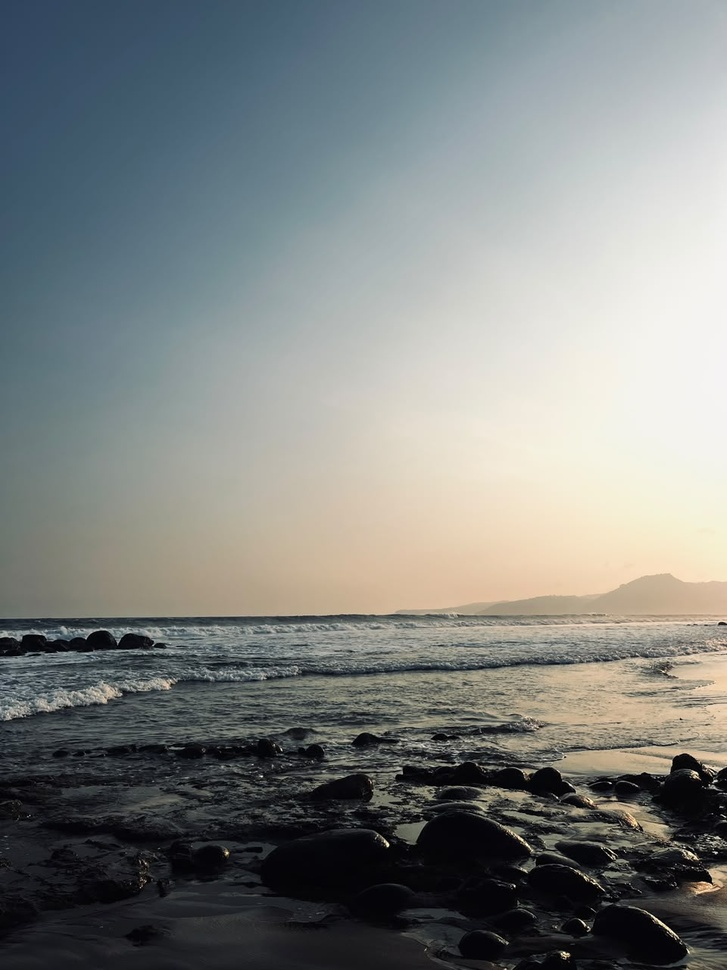
#> input picture Sesi 4/laut.jpeg, 727 x 970 px, shrunk from 960 x 1280 before the run
$ python main1.py
#> lines starting #> are read from the running program, lines starting #| are printed output that depends on the picture
#> further down, image is the input picture: shape (970, 727, 3); mean R, G, B 127.2, 131, 129.1
import imageio as img
import numpy as np
import matplotlib.pyplot as plt

def hist_equal(image):
    hist, bins = np.histogram(image.flatten(), bins=256, range=[0,256])
#> hist = 256 values, max 27715 at index 243, min 7 at index 254, mean 8263.9; bins = 257 values from 0 to 256
    cdf = hist.cumsum()
#> cdf = 256 values from 1815 to 2115570
    cdf_normal = (cdf/cdf.max()) * 255
#> cdf_normal = 256 values from 0.219 to 255

    image_equalized = np.interp(image.flatten(), bins[:-1], cdf_normal)

    return image_equalized.reshape(image.shape).astype(np.uint8)

image = img.imread("laut.jpeg")

result = hist_equal(image)

hist_img, bins = np.histogram(image.flatten(), bins=256, range=[0,256])
#> hist_img has the same summary as hist in hist_equal; bins = 257 values from 0 to 256
hist_result, bins = np.histogram(result.flatten(), bins=256, range=[0,256])
#> hist_result = 256 values, max 27715 at index 250, min 0 at index 3, mean 8263.9

plt.figure(figsize=(10,10))

plt.subplot(2,2,1)
plt.imshow(image)

plt.subplot(2,2,2)
plt.imshow(result)

plt.subplot(2,2,3)
plt.plot(hist_img)

plt.subplot(2,2,4)
plt.plot(hist_result)

plt.show()
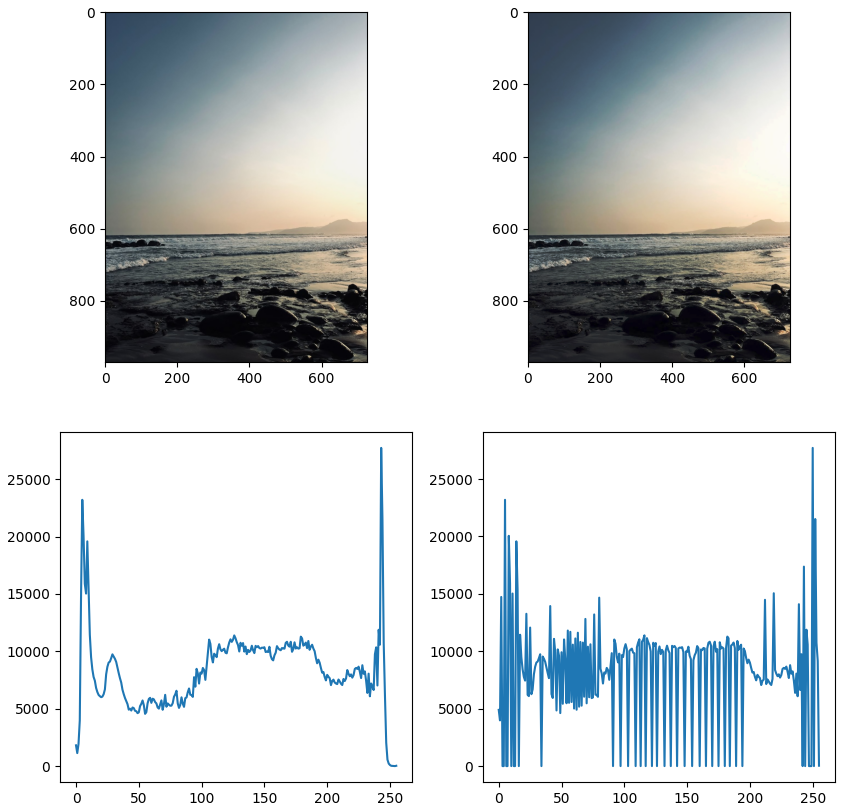
#> figure drawn by matplotlib, 4 panels; panel 3: curve peaks at x = 243, y = 27715; panel 4: curve peaks at x = 250, y = 27715

$ run again, with Sesi 4/image copy 2.png saved as Sesi 4/laut.jpeg
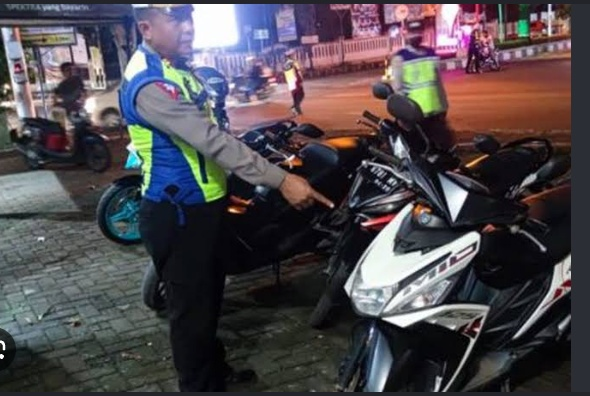
#> input picture Sesi 4/image copy 2.png, 590 x 396 px
#> image is the input picture: shape (396, 590, 3); mean R, G, B 79.1, 73.5, 78.6
#> in hist_equal, `hist, bins = np.histogram(image.flatten(), bins=256, range=[0,256])`: hist = 256 values, max 10894 at index 43, min 458 at index 228, mean 2738; bins = 257 values from 0 to 256
#> cdf = 256 values from 1228 to 700920
#> cdf_normal = 256 values from 0.447 to 255
#> in hist_equal, `return image_equalized.reshape(image.shape).astype(np.uint8)`:
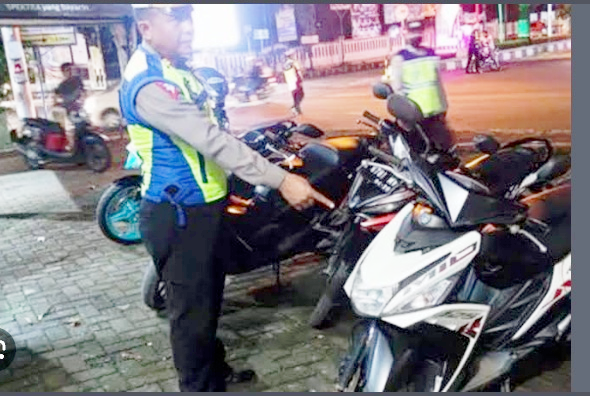
#> returned value: shape (396, 590, 3); mean of channels 0, 1, 2 128.5, 124.1, 130.9; drawn as R, G, B
#> `hist_img, bins = np.histogram(image.flatten(), bins=256, range=[0,256])`: hist_img has the same summary as hist in hist_equal; bins = 257 values from 0 to 256
#> hist_result = 256 values, max 10894 at index 101, min 0 at index 4, mean 2738
#> `plt.show()`:
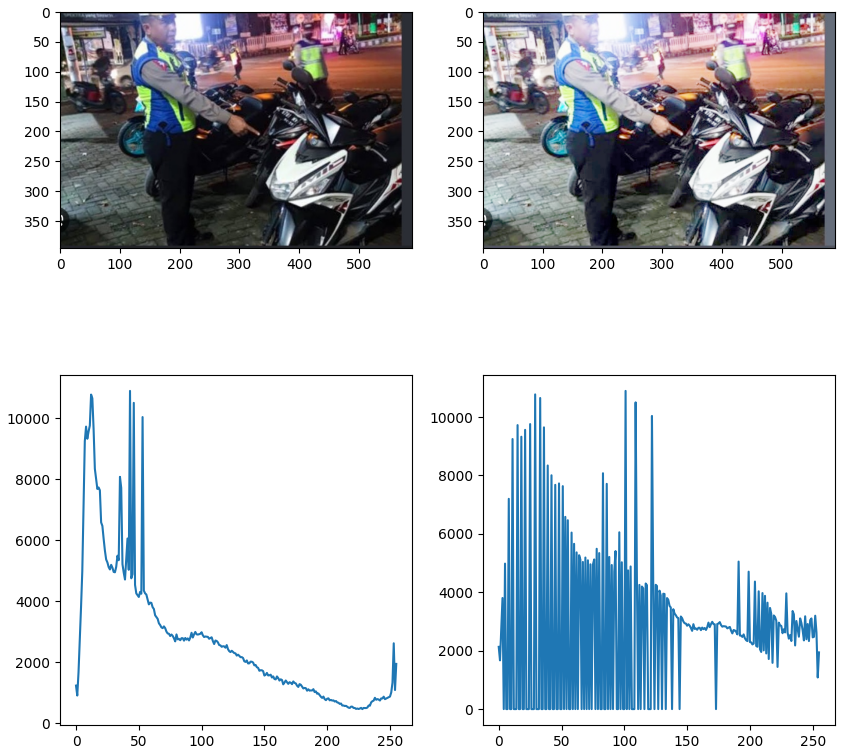
#> figure drawn by matplotlib, 4 panels; panel 3: curve peaks at x = 43, y = 10894; panel 4: curve peaks at x = 101, y = 10894

$ run again, with Sesi 4/image copy 3.png saved as Sesi 4/laut.jpeg
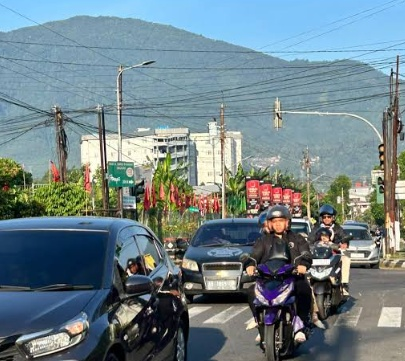
#> input picture Sesi 4/image copy 3.png, 405 x 361 px
#> image is the input picture: shape (361, 405, 3); mean R, G, B 111.6, 129.6, 135.3
#> in hist_equal, `hist, bins = np.histogram(image.flatten(), bins=256, range=[0,256])`: hist = 256 values, max 4357 at index 128, min 448 at index 235, mean 1713.3; bins = 257 values from 0 to 256
#> cdf = 256 values from 2207 to 438615
#> cdf_normal = 256 values from 1.28 to 255
#> in hist_equal, `return image_equalized.reshape(image.shape).astype(np.uint8)`:
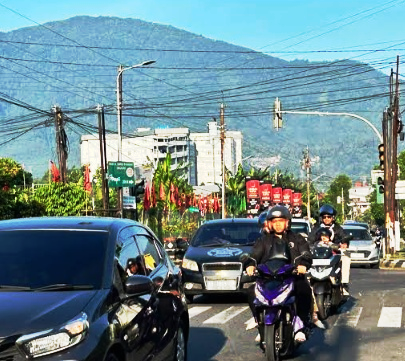
#> returned value: shape (361, 405, 3); mean of channels 0, 1, 2 108.3, 134.9, 139.8; drawn as R, G, B
#> `hist_img, bins = np.histogram(image.flatten(), bins=256, range=[0,256])`: hist_img has the same summary as hist in hist_equal; bins = 257 values from 0 to 256
#> hist_result = 256 values, max 4357 at index 120, min 0 at index 0, mean 1713.3
#> `plt.show()`:
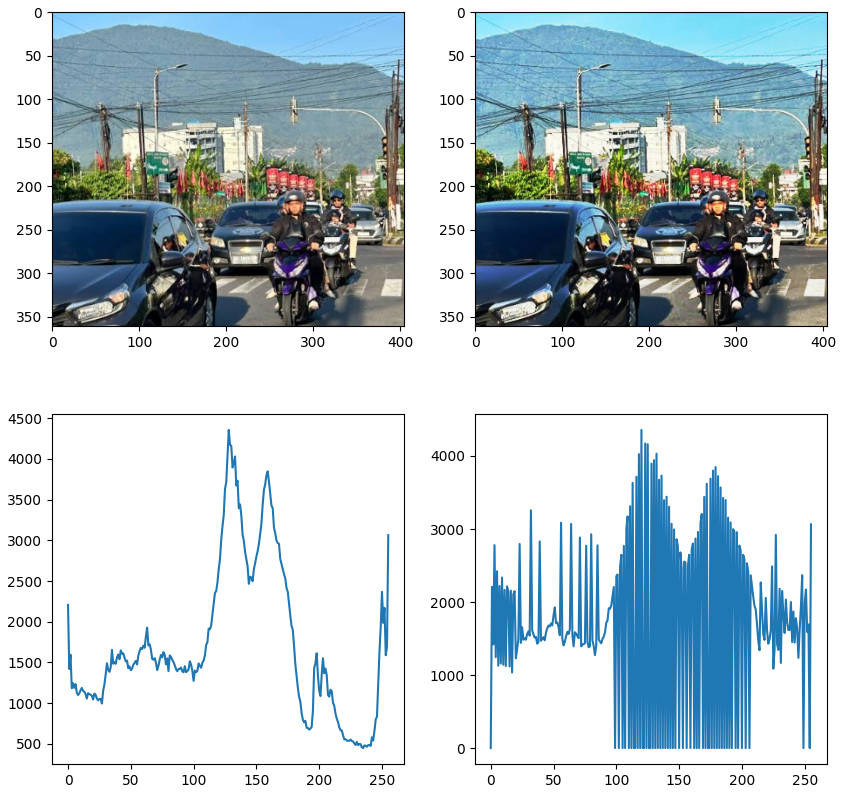
#> figure drawn by matplotlib, 4 panels; panel 3: curve peaks at x = 128, y = 4357; panel 4: curve peaks at x = 120, y = 4357

$ run again, with Sesi 4/image copy.png saved as Sesi 4/laut.jpeg
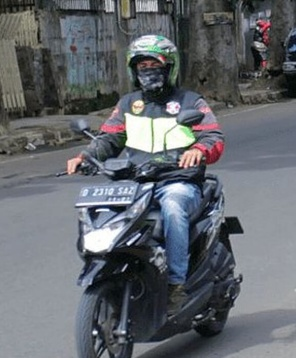
#> input picture Sesi 4/image copy.png, 296 x 358 px
#> image is the input picture: shape (358, 296, 3); mean R, G, B 99.5, 103.6, 109.2
#> in hist_equal, `hist, bins = np.histogram(image.flatten(), bins=256, range=[0,256])`: hist = 256 values, max 4071 at index 152, min 41 at index 1, mean 1241.8; bins = 257 values from 0 to 256
#> cdf = 256 values from 57 to 317904
#> cdf_normal = 256 values from 0.0457 to 255
#> in hist_equal, `return image_equalized.reshape(image.shape).astype(np.uint8)`:
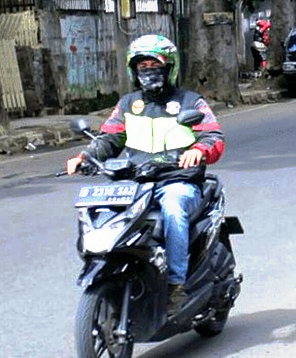
#> returned value: shape (358, 296, 3); mean of channels 0, 1, 2 119.9, 126.8, 136.7; drawn as R, G, B
#> `hist_img, bins = np.histogram(image.flatten(), bins=256, range=[0,256])`: hist_img has the same summary as hist in hist_equal; bins = 257 values from 0 to 256
#> hist_result = 256 values, max 4071 at index 209, min 0 at index 15, mean 1241.8
#> `plt.show()`:
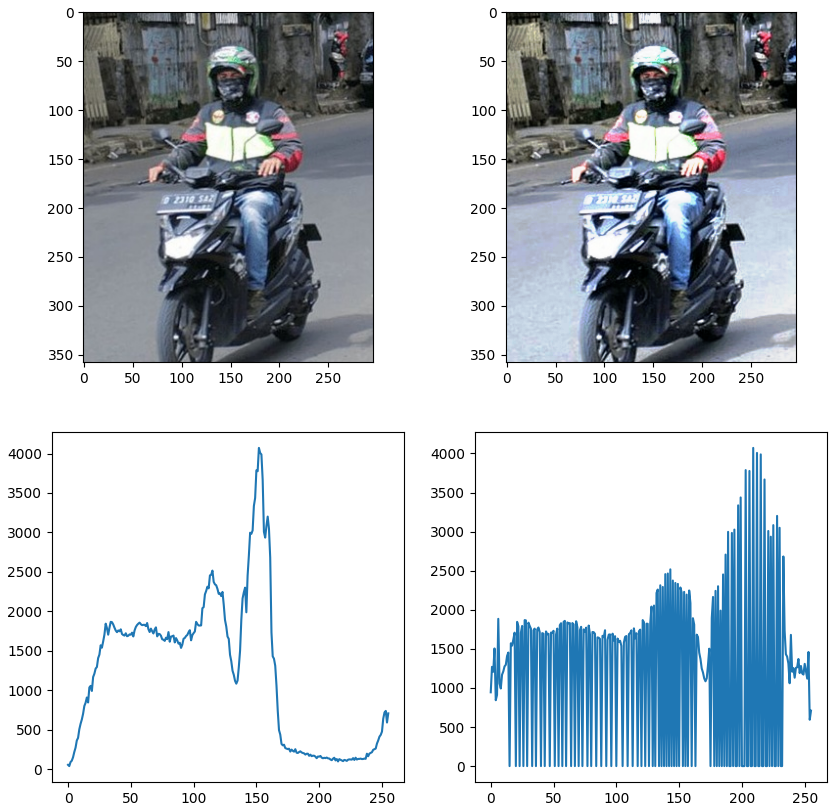
#> figure drawn by matplotlib, 4 panels; panel 3: curve peaks at x = 152, y = 4071; panel 4: curve peaks at x = 209, y = 4071
